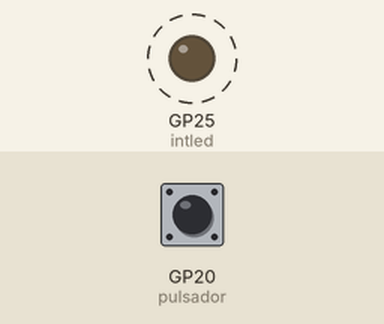
Recording of a program running on a simulated Raspberry Pi Pico running MicroPython. On the bench: output pins drawn as LEDs (lit = HIGH). Dashed ring = blinking. The test bench sets the inputs (shaded band); at power-on: GP20 (pulsador) HIGH. What the program prints to the serial console is not drawn.

Above: at 1.2 s.
1.3 s: GP20 (pulsador) pulled LOW for 0.15 s
Timing chart, 0 to 10.3 s (numbered marks = the images above; inputs shaded):
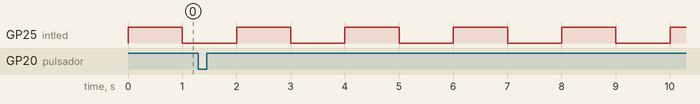

Measured:
- by itself, GP25 (intled): alternates HIGH for 1.0 s and LOW for 1.0 s

The program:

Rbhwt_sh1106RE3sw_Testsw1_0.py
```python
# Hardware platform: Pico W & Pico + Display SH1106 + REncoder + 3 switch
# Author : JC Santamaria
# Date : 2025 - 2 - 20
# Goal : External switch in GPIO18 with interrups , count pressed & debounce
# Learning Target : interruptions basic
# Ref :

from machine import Pin # Get the Pin function from the machine module.
import utime

# Informative block - start
p_ucontroler = "Pico W / NO Pico _"
p_keyOhw = "External switch on GPIO18 IN (pull up externally)"
p_project = "Switch with interruption with loop"
p_version = "3.0 debounce 200ms"
print(f"Microcontroler: {p_ucontroler} - Key other HW : {p_keyOhw}")
print(f"Program: {p_project} - Version: {p_version}")
# Informative block - end

CONFIRM = 18
BACK = 19
PUSH = 20
pulsador = Pin(PUSH, Pin.IN)

intled = Pin("LED", Pin.OUT)
intled.on()

veces_pulsadas = 0 # guarda las veces que se presiono el pulsador
last_time = 0 # guarda la ultima marca de tiempo en que se presiono el pulsador

def manejaPulsador(pin):
    global veces_pulsadas, last_time
    new_time = utime.ticks_ms()
    # Si ha pasado mas de 200ms desde el ultimo evento, temenos un nuevo evento. Evita los REBOTES
    if utime.ticks_diff(new_time, last_time) > 100:
        veces_pulsadas += 1
        print(int(str(pin).split(",")[0][8:]))
        last_time = new_time

pulsador.irq(trigger=Pin.IRQ_FALLING, handler=manejaPulsador)

intled = Pin("LED", Pin.OUT)
intled.on()

veces_pulsadas_viejo = 0
while True:
    print('hago cosas y hago parpadear el led')
    utime.sleep(1)
    if veces_pulsadas_viejo != veces_pulsadas:
       print('Veces pulsadas = ', veces_pulsadas)
       veces_pulsadas_viejo = veces_pulsadas

    intled.toggle() # cambia el led de encendido a apagado y viceversa
```
